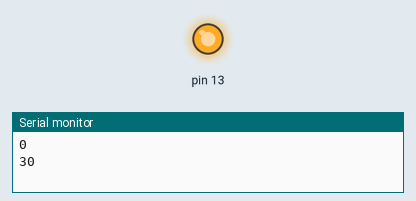
This sketch was run on a simulated Arduino Uno, built with avr-gcc and run on an emulated ATmega328P. On the bench: output pins drawn as LEDs (lit = HIGH), the last lines printed to the serial monitor.

Above: at 0.09 s.
At 4.36 s:
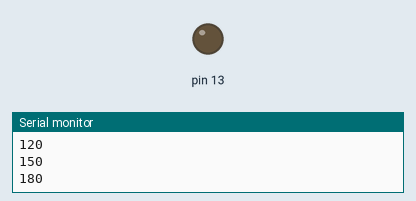
Timing chart, 0 to 6.4 s (numbered marks = the images above):
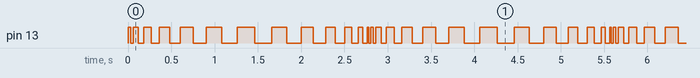

The sketch:

serialArdu-Node.ino
```cpp
int contador;
void setup() {
  // put your setup code here, to run once:
pinMode(13,OUTPUT);
Serial.begin(9600);
}

void loop() {
  // put your main code here, to run repeatedly:
for(int i = 0; i<=200; i+=30)
{
  digitalWrite(13, HIGH);
delay(i);
digitalWrite(13, LOW);
delay(i);
Serial.println(i);

  }
  for(int i = 200; i>=0; i-=30)
{
  digitalWrite(13, HIGH);
delay(i);
digitalWrite(13, LOW);
delay(i);
Serial.println(i);

  }
}
```

Measured:
- by itself, pin 13: moves between LOW and HIGH, repeating every 2.8 s
